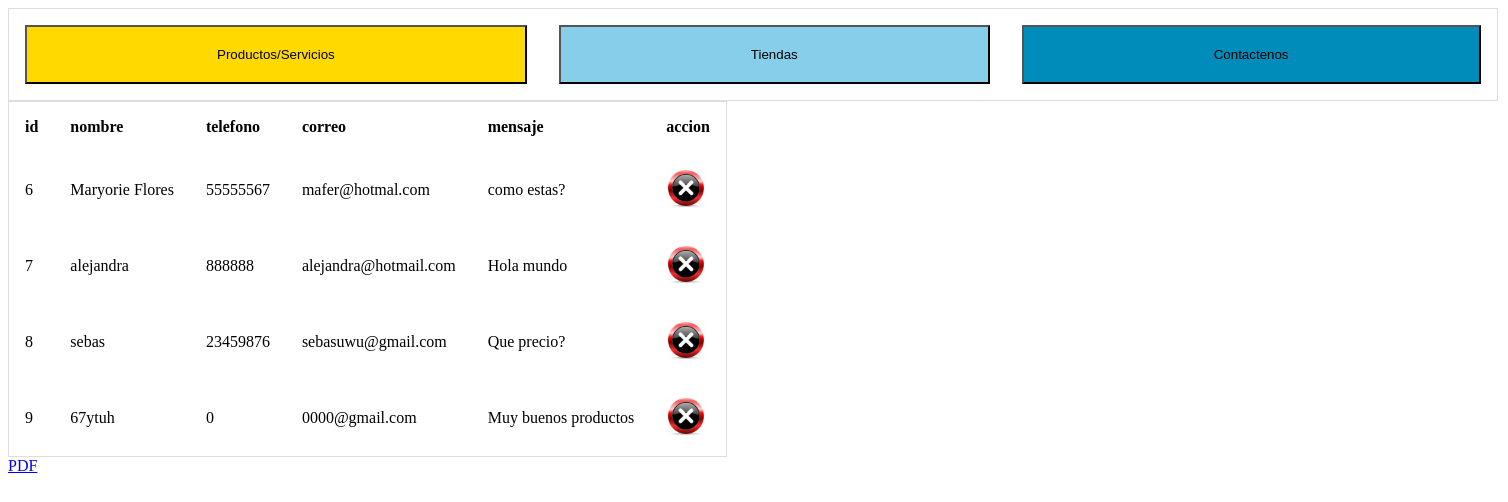
The app's page /mensajes.php with its own data.
### tables this page shows
CREATE TABLE `contactomensajes` (
  `id` int(100) NOT NULL,
  `nombre` varchar(200) NOT NULL,
  `telefono` int(50) NOT NULL,
  `correo` varchar(200) NOT NULL,
  `mensaje` text NOT NULL
);

### mensajes.php (the view, shortened to what this page needs)
<!DOCTYPE html>
<html lang="en">
<head>
    <link rel="stylesheet" href="tabla.css">
</head>
<body>
<link rel="stylesheet" href="diseñoscss/botonesinicio.css">
<table>
  <tr>
      <td >
        <section class="boton1">
          <form action="productos.html"><button type="submit">Productos/Servicios</button></form>
        </section>
      </td>
      <td>
        <section class="boton2">
          <form action="tiendas.html"><button type="submit">Tiendas</button></form>
        </section>
      </td>
      <td>
        <section class="boton3">
          <form action="login.php"><button type="submit">Contactenos</button></form>
        </section>
      </td>
    </tr>
  </table>
  <div class="col">
        <table>
          <tr>
            <th>id</th>
            <th>nombre</th>
            <th>telefono</th>
            <th>correo</th>
            <th>mensaje</th>
            <th>accion</th>
          </tr>
          <?php
     include('bd.php');
     $query="SELECT * FROM contactomensajes";
     $resultados=mysqli_query($conectar, $query);
     while($row=mysqli_fetch_array($resultados)){ ?>
       <tr>
            <td><?php echo $row['id']?> </td>
            <td><?php echo $row['nombre']?> </td>
            <td><?php echo $row['telefono']?> </td>
            <td><?php echo $row['correo']?> </td>
            <td><?php echo $row['mensaje']?> </td>
            <td>
              <a href="eliminar.php?id=<?php echo $row['id']?>">
              <img src="imagenes/eliminar.jpg" width="40px"> </a>
            </td>
       <?php } ?>
     </table>
      </div>
    <a href="dato.php">PDF</a>
</body>
</html>

### tabla.css (style rules this page uses)
table { border-collapse : collapse ; border-spacing : 0 ; width : 100 % ; border : 1px solid #ddd ; }
th, td { text-align : left ; padding: 16px ; }

### diseñoscss/botonesinicio.css (style rules this page uses)
.boton1 [type="submit"] { background-color: rgb(255, 217, 0); }
.boton2 [type="submit"] { background-color: skyblue; }
.boton3 [type="submit"] { background-color: #008CBA; }
.boton1 [type="submit"] { padding: 20px 190px; }
.boton2 [type="submit"] { padding: 20px 190px; }
.boton3 [type="submit"] { padding: 20px 190px; }

### records on screen
contactomensajes: id "6", nombre "Maryorie Flores", telefono "55555567", correo "mafer@hotmal.com", mensaje "como estas?"
contactomensajes: id "7", nombre "alejandra", telefono "888888", correo "alejandra@hotmail.com", mensaje "Hola mundo"
contactomensajes: id "8", nombre "sebas", telefono "23459876", correo "sebasuwu@gmail.com", mensaje "Que precio?"
contactomensajes: id "9", nombre "67ytuh", telefono "0", correo "0000@gmail.com", mensaje "Muy buenos productos"
